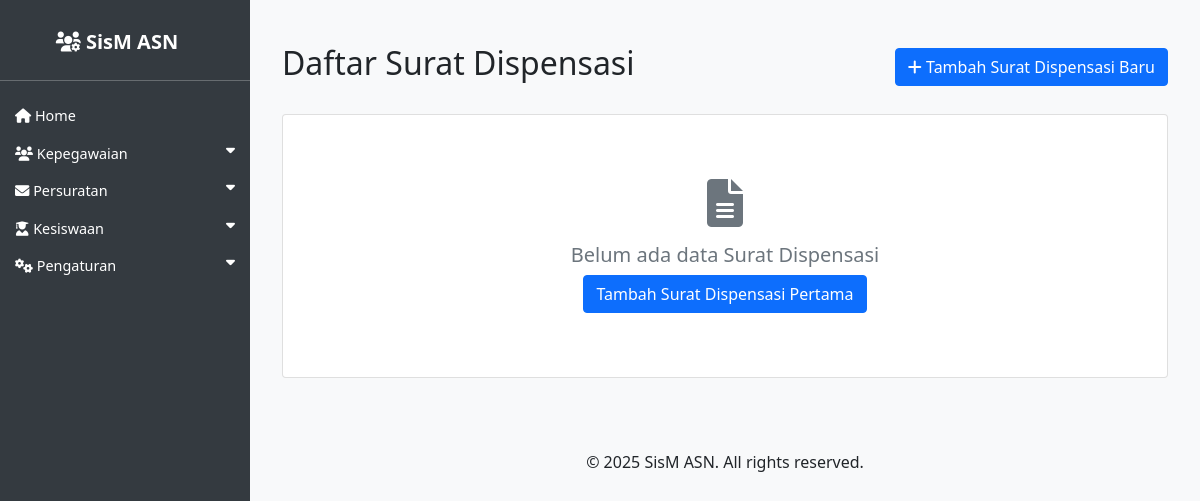
The app's page /asn/surat_dispensasi/, older data.
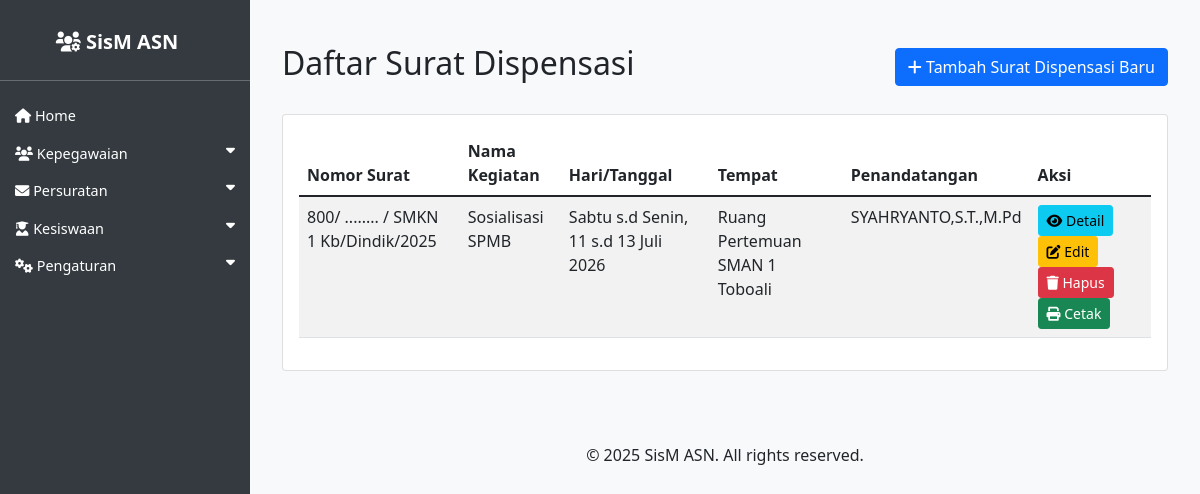
The same page, newer data.
### asn_app/models.py (models this page shows, shortened)
class SuratDispensasi(models.Model):
    nomor_surat = models.CharField(max_length=100, verbose_name='Nomor Surat')
    nama_kegiatan = models.CharField(max_length=200, verbose_name='Nama Kegiatan')
    tanggal_awal = models.DateField(verbose_name='Tanggal Awal')
    tanggal_akhir = models.DateField(verbose_name='Tanggal Akhir', null=True, blank=True)
    waktu = models.CharField(max_length=100, verbose_name='Waktu', help_text='cth: 10.00 Wita - Selesai')
    tempat = models.CharField(max_length=200, verbose_name='Tempat')
    penandatangan = models.ForeignKey(ASN, on_delete=models.SET_NULL, null=True, blank=True, related_name='surat_dispensasi_penandatangan', verbose_name='Kepala Sekolah (Penandatangan)')
    kop_surat = models.ForeignKey(KopSurat, on_delete=models.SET_NULL, null=True, blank=True, verbose_name='Kop Surat')
    created_at = models.DateTimeField(auto_now_add=True)
    updated_at = models.DateTimeField(auto_now=True)
    class Meta:
        verbose_name_plural = "Surat Dispensasi"
        ordering = ['-created_at']
    def hari_tanggal_display(self):
        from .templatetags.indonesian_date_tags import INDONESIAN_MONTHS_FULL, INDONESIAN_DAYS_FULL
        if not self.tanggal_awal:
            return '-'
        awal = self.tanggal_awal
        hari_awal = INDONESIAN_DAYS_FULL[awal.weekday()]
        bulan_awal = INDONESIAN_MONTHS_FULL[awal.month]
        tgl_awal = f"{hari_awal}, {awal.day} {bulan_awal} {awal.year}"
        if self.tanggal_akhir and self.tanggal_akhir != self.tanggal_awal:
            akhir = self.tanggal_akhir
            hari_akhir = INDONESIAN_DAYS_FULL[akhir.weekday()]
            if akhir.month == awal.month and akhir.year == awal.year:
                return f"{hari_awal} s.d {hari_akhir}, {awal.day} s.d {akhir.day} {bulan_awal} {awal.year}"
            bulan_akhir = INDONESIAN_MONTHS_FULL[akhir.month]
            return f"{hari_awal} s.d {hari_akhir}, {awal.day} {bulan_awal} {awal.year} s.d {akhir.day} {bulan_akhir} {akhir.year}"
        return tgl_awal

class ASN(models.Model):
    JENIS_KELAMIN_CHOICES = [
        ('L', 'Laki-laki'),
        ('P', 'Perempuan'),
    ]
    AGAMA_CHOICES = [
        ('ISLAM', 'Islam'),
        ('KRISTEN', 'Kristen'),
        ('KATOLIK', 'Katolik'),
        ('HINDU', 'Hindu'),
        ('BUDDHA', 'Buddha'),
        ('KONGHUCU', 'Konghucu'),
    ]
    nip = models.CharField(max_length=18, unique=True, null=True, blank=True)
    nama = models.CharField(max_length=100)
    tempat_lahir = models.CharField(max_length=50)
    tanggal_lahir = models.DateField()
    jenis_kelamin = models.CharField(max_length=1, choices=JENIS_KELAMIN_CHOICES)
    agama = models.CharField(max_length=10, choices=AGAMA_CHOICES)
    alamat = models.TextField()
    email = models.EmailField()
    telepon = models.CharField(max_length=15)
    jabatan = models.CharField(max_length=100)
    pangkat = models.CharField(max_length=50, null=True, blank=True)
    golongan = models.CharField(max_length=5, null=True, blank=True)
    nama_istri_suami = models.CharField(max_length=100, blank=True, null=True, verbose_name='Nama Istri/Suami')
    unit_kerja = models.CharField(max_length=100)
    foto = models.ImageField(upload_to='asn_fotos/', blank=True, null=True)
    created_at = models.DateTimeField(auto_now_add=True)
    updated_at = models.DateTimeField(auto_now=True)

### asn_app/views.py (the view)
# urls.py: path('surat_dispensasi/', views.surat_dispensasi_list, name='surat_dispensasi_list'),
def surat_dispensasi_list(request):
    surat_list = SuratDispensasi.objects.all().order_by('-created_at')
    return render(request, 'asn_app/surat_dispensasi_list.html', {'surat_list': surat_list})

### asn_app/templates/asn_app/surat_dispensasi_list.html
{% extends 'asn_app/base.html' %}
{% load i18n %}
{% block content %}
<div class="container mt-4">
    <div class="row">
        <div class="col-md-12">
            <div class="d-flex justify-content-between align-items-center mb-4">
                <h2>Daftar Surat Dispensasi</h2>
                <a href="{% url 'surat_dispensasi_create' %}" class="btn btn-primary">
                    <i class="fas fa-plus"></i> Tambah Surat Dispensasi Baru
                </a>
            </div>
            <div class="card">
                <div class="card-body">
                    {% if surat_list %}
                        <div class="table-responsive">
                            <table class="table table-striped">
                                <thead>
                                    <tr>
                                        <th>Nomor Surat</th>
                                        <th>Nama Kegiatan</th>
                                        <th>Hari/Tanggal</th>
                                        <th>Tempat</th>
                                        <th>Penandatangan</th>
                                        <th>Aksi</th>
                                    </tr>
                                </thead>
                                <tbody>
                                    {% for surat in surat_list %}
                                    <tr>
                                        <td>{{ surat.nomor_surat }}</td>
                                        <td>{{ surat.nama_kegiatan }}</td>
                                        <td>{{ surat.hari_tanggal_display }}</td>
                                        <td>{{ surat.tempat }}</td>
                                        <td>{{ surat.penandatangan.nama|default:"-" }}</td>
                                        <td>
                                            <a href="{% url 'surat_dispensasi_detail' surat.pk %}" class="btn btn-sm btn-info">
                                                <i class="fas fa-eye"></i> Detail
                                            </a>
                                            <a href="{% url 'surat_dispensasi_update' surat.pk %}" class="btn btn-sm btn-warning">
                                                <i class="fas fa-edit"></i> Edit
                                            </a>
                                            <a href="{% url 'surat_dispensasi_delete' surat.pk %}" class="btn btn-sm btn-danger">
                                                <i class="fas fa-trash"></i> Hapus
                                            </a>
                                            <a href="{% url 'surat_dispensasi_export_pdf' surat.pk %}" class="btn btn-sm btn-success" target="_blank">
                                                <i class="fas fa-print"></i> Cetak
                                            </a>
                                        </td>
                                    </tr>
                                    {% endfor %}
                                </tbody>
                            </table>
                        </div>
                    {% else %}
                        <div class="text-center py-5">
                            <i class="fas fa-file-alt fa-3x text-muted mb-3"></i>
                            <h5 class="text-muted">Belum ada data Surat Dispensasi</h5>
                            <a href="{% url 'surat_dispensasi_create' %}" class="btn btn-primary">Tambah Surat Dispensasi Pertama</a>
                        </div>
                    {% endif %}
                </div>
            </div>
        </div>
    </div>
</div>
{% endblock %}

Row changes from the older to the newer data that the page shows:
added SuratDispensasi: nomor_surat "800/ ........ / SMKN 1 Kb/Dindik/2025", nama_kegiatan "Sosialisasi SPMB", hari_tanggal_display "Sabtu s.d Senin, 11 s.d 13 Juli 2026", tempat "Ruang Pertemuan SMAN 1 Toboali", penandatangan.nama "SYAHRYANTO,S.T.,M.Pd"
Text that changed along with them:
text no longer shown: "Belum ada data Surat Dispensasi Tambah Surat Dispensasi Pertama"
text now shown: "Nomor Surat Nama Kegiatan Hari/Tanggal Tempat Penandatangan Aksi"
